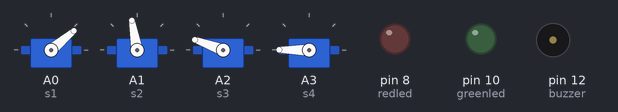
The sketch below on a simulated Arduino Uno, built with avr-gcc and run on an emulated ATmega328P. Parts: 4 × servo, output pins drawn as LEDs (lit = HIGH), buzzer (waves = sounding, pin HIGH). What the sketch prints to the serial monitor is not drawn.

Above: at 0.1 s.
At 7.3 s:
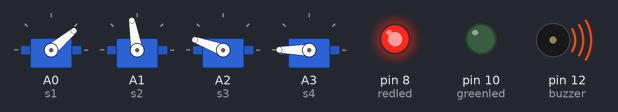
At 14.1 s:
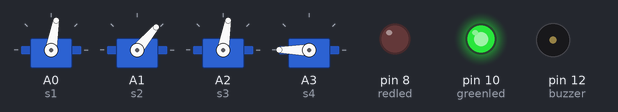
At 22.1 s:
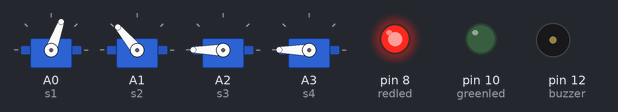
At 27.7 s:
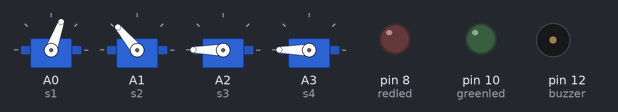
At 38.34 s:
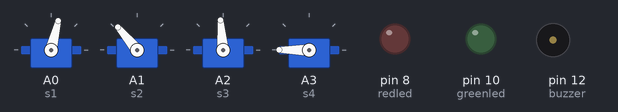
Timing chart, 0 to 40.0 s (numbered marks = the images above):
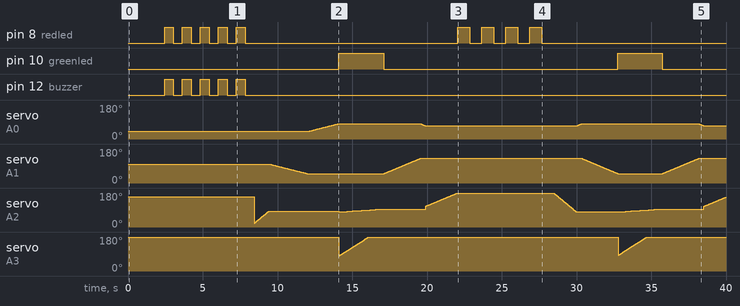

Measured:
- by itself, pin 8 (redled): goes 4 × (LOW 0.60 s, HIGH 0.60 s), LOW 14.2 s, 3 × (HIGH 0.80 s, LOW 0.80 s), HIGH 0.80 s, then LOW
- by itself, pin 10 (greenled): alternates HIGH for 3.0 s and LOW for 15.7 s
- by itself, servo on A3 (s4): ramps from 80° to 180° and jumps back, once every 18.7 s

The sketch:

feeding_bot_v1.1.ino
```cpp
#include <Servo.h>

int s1 = A0;  // right servo at pin A0
int s2 = A1;  //left servo at pin A1
int s3 = A2; // base servo at pin A2
int s4 = A3; // hand servo at pin A3
int s5 = A4;  // hand servo
int buzzer = 12;
int greenled = 10;   // led pins
int redled = 8;

//right servo min max position
int r_min = 40;
int r_max = 130;

//left Servo min and Max position
int l_min = 100;
int l_max = 10;

// min max angle for base servo
int b_min = 10;
int b_max = 160;
int h_min = 45;    // min position for hand servo
int h_max = 130;  // max posotion for hand servo

//variables for sccop positions
int b_scoop = 85;
int r_scoop = 80;
int l_scoop = 50;
int h_scoop = 90;

//variables for feed positions
int b_feed = 180;
int r_feed = 70;
int l_feed = 130;
int h_feed = 180;

Servo sr_R;  // create servo object to control a servo
Servo sr_L;
Servo sr_B;
Servo sr_H;
Servo sr5;

void setup()
{

  Serial.begin(9600);
  pinMode(buzzer, OUTPUT);
  pinMode(redled, OUTPUT);
  pinMode(greenled, OUTPUT);

  //connection of servos
  sr_R.attach(s1);
  sr_L.attach(s2);
  sr_B.attach(s3);
  sr_H.attach(s4);

  sr_R.write(r_min);   //setting initial position to minimun
  sr_L.write(l_min);
  sr_B.write(b_max);
  sr_H.write(h_feed); //this is horizontal position of spoon
  delay(200);

  Serial.print("Servo's Intialising : ");
  Serial.println(" ....   ");
  delay(200);
  Serial.println("Please Wait ");
  Serial.println(" ");

  delay(1000);

  Serial.println("Setting the Home Position for all The Servo's " );
  delay(1000);
  Serial.print("Home position for left servo is : " );
  Serial.println(l_min);
  Serial.print("Home position for Right Servo is : ");
  Serial.println(r_min);
  Serial.println(" ");


  Serial.print("Starting Main function ");
  for (int i = 0; i <= 4; i++)
  {
    digitalWrite(buzzer, HIGH);
    digitalWrite(redled, HIGH);
    Serial.print("*");
    delay(600);// for moving right servo
    digitalWrite(buzzer, LOW);
    digitalWrite(redled, LOW);
    delay(600);
  }

  //base servo will move from home position to scoop position
  for (int i = 20; i <= b_scoop; i = i + 2)
  {
    //delay(30);
    sr_B.write(i);
    Serial.print("Base Servo: ");
    Serial.println(i);
    delay(30);
  }


  //moving left servo to scoop position
  for (int i = l_min; i >= l_scoop; i = i - 1)
  {
    sr_L.write(i);
    Serial.print("Left Servo: ");
    Serial.println(i);
    delay(50);
  }
  //moving rigth servo to scoop position
  for (int i = r_min; i <= r_scoop; i = i + 1)
  {
    sr_R.write(i);
    Serial.print("Right Servo: ");
    Serial.println(i);
    delay(50);
  }
  Serial.println(" ");
  Serial.print("       -------------------------Lets Fire it Up----------------------------");
}

void loop()
{
  feed();

}

void feed()
{
  digitalWrite(greenled,HIGH);
  scoop();
  digitalWrite(greenled,LOW);
  //scooping with the spoon

  /*sr_H.write(h_scoop);
    delay(50);
    Serial.print("Hand Scoop: ");
    Serial.println(h_scoop);

    //for scooping loop
    for (int i = h_scoop; i <= h_feed; i = i + 1)
    {
    sr_H.write(i);
    Serial.print("Hand Servo: ");
    Serial.println(i);
    delay(30);
    }*/

  //moving left servo to feed position
  for (int i = l_scoop; i <= l_feed; i = i + 1)
  {
    sr_L.write(i);
    Serial.print("Left Servo: ");
    Serial.println(i);
    delay(30);
  }

  //moving right servo to feed position
  for (int i = r_scoop; i >= r_feed; i = i - 1)
  {
    sr_R.write(i);
    Serial.print("Right Servo: ");
    Serial.println(i);
    delay(30);
  }
  //moving base servo to feed position
  for (int i = 110; i <= b_feed; i = i + 1)
  {
    sr_B.write(i);
    Serial.print("Base Servo: ");
    Serial.println(i);
    delay(30);
  }

  for (int i = 0; i <= 3; i++)
  {

    digitalWrite(redled, HIGH);
    delay(800);
    digitalWrite(redled, LOW);
    delay(800);
  }
  for (int i = b_feed; i >= 80; i = i - 2)
  {
    sr_B.write(i);
    Serial.print("Base Servo: ");
    Serial.println(i);
    delay(30);
  }

  //moving right and left servo to scoop pos from feed position
  for (int i = r_feed; i <= r_scoop; i = i + 1)
  {
    sr_R.write(i);
    delay(30);
  }
  for (int i = l_feed; i >= l_scoop; i = i - 1)
  {
    sr_L.write(i);
    delay(30);
  }
}

void scoop()
{
  for (int i = 0; i <= 180; i = i + 2)
  {
    //for baseservo
    float y = ((12. / 180.) * (i*1.3) ) + 80;
    sr_B.write(y);
    Serial.print(" Base : ");
    Serial.println(y);
    delay(1);
    float x = ((100. / 180.) * (i * 1.5)) + 80 ;
    sr_H.write(x);
    Serial.print(" scoop : ");
    Serial.println(x);
    delay(1);

  }
}
```
